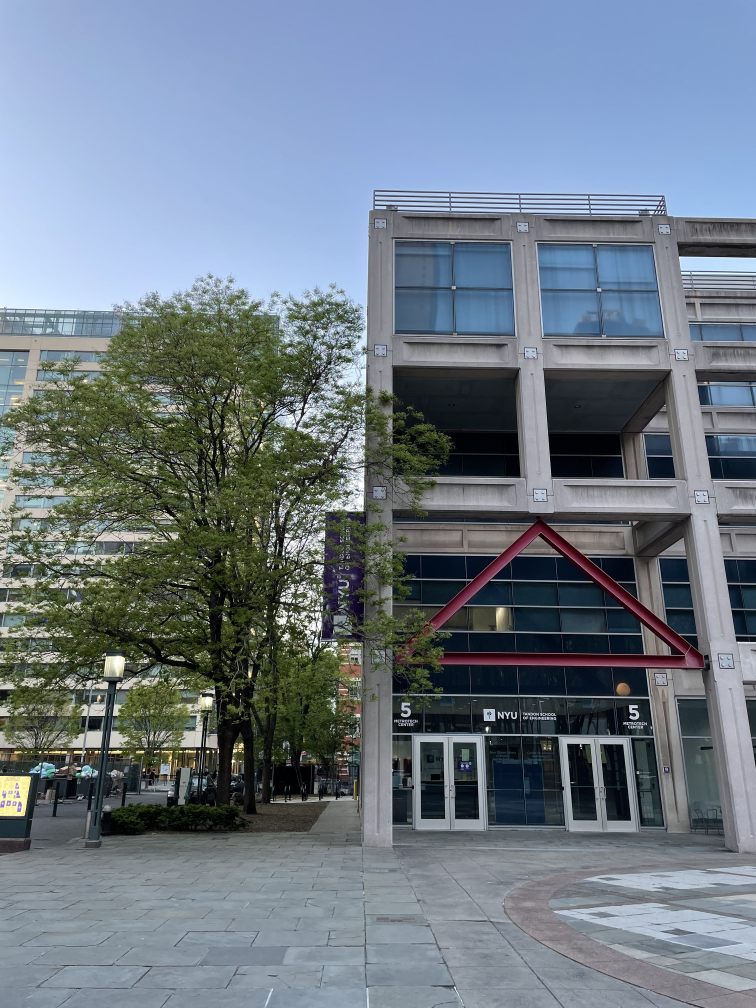
#> input picture Images/Images_1/a.jpeg, 3024 x 4032 px, found by its file name (shown at 1/4 size)
$ jupyter execute --allow-errors Spherical_Projection.ipynb   (shell and % lines are left out)
#> lines starting #> are read from the running program, lines starting #| are printed output that depends on the picture
# Functions

[cell 1]
from google.colab import drive
drive.mount('/content/drive')

[cell 2]
import numpy as np
import cv2
import matplotlib.pyplot as plt
from scipy.ndimage.filters import convolve as convolveim
import scipy.ndimage.filters as filters
import scipy.ndimage as ndimage
import math

#%matplotlib inline

[cell 3]
# Spherical Projection
# [26 lines left out: function spherical_projection, not called in this run]

[cell 4]
# [31 lines left out: function edge_delete, not called in this run]

[cell 5]
# [84 lines left out: function stitch, not called in this run]

## Another Test

[cell 6]
# 读取图片
test1 = cv2.imread('/content/drive/MyDrive/Colab Notebooks/IVP/Test6/a.jpeg',0)
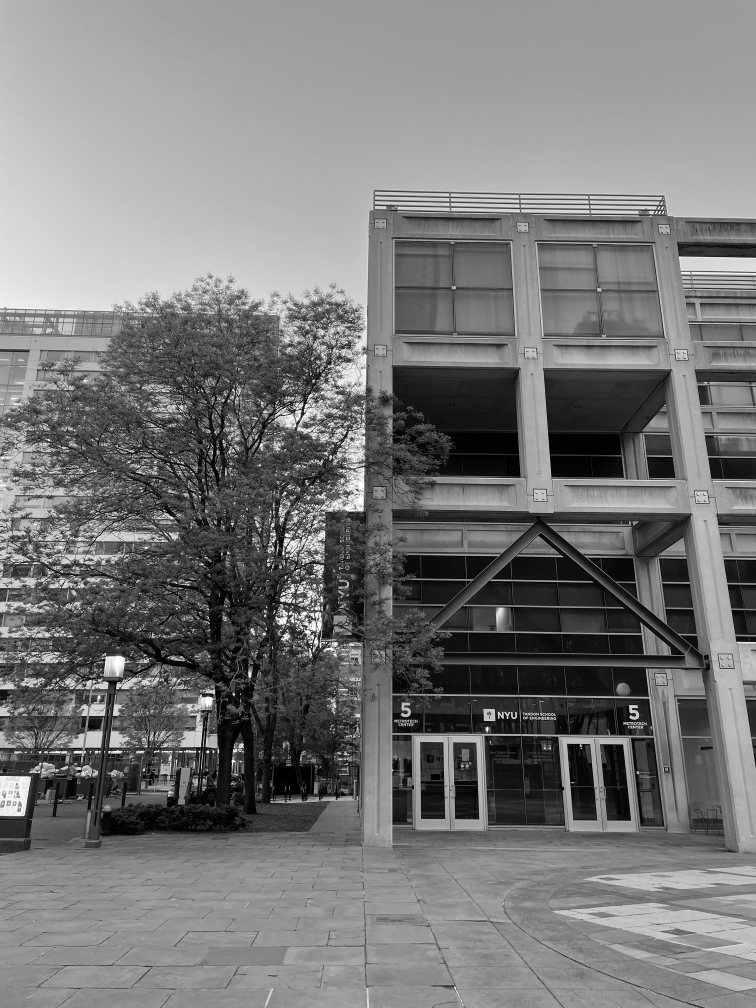
#> test1: shape (4032, 3024) (shown at 1/4 size); min 0, max 255, mean 119.7
test2 = cv2.imread('/content/drive/MyDrive/Colab Notebooks/IVP/Test6/b.jpg',0)
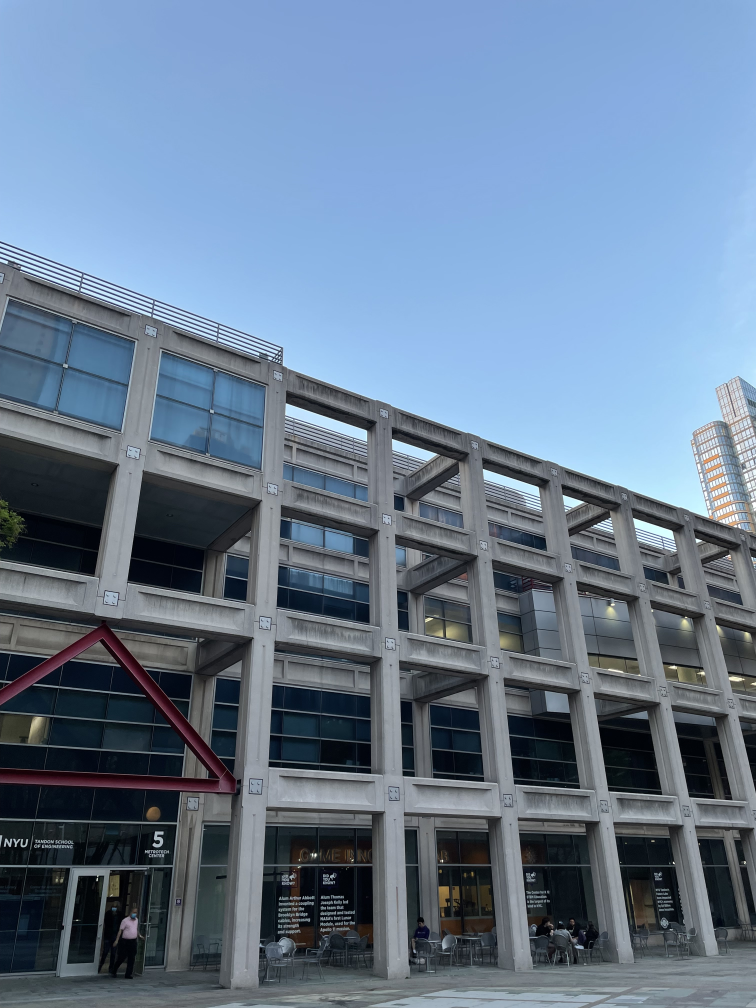
#> input picture Images/Images_1/b.jpg, 3024 x 4032 px, found by its file name (shown at 1/4 size)
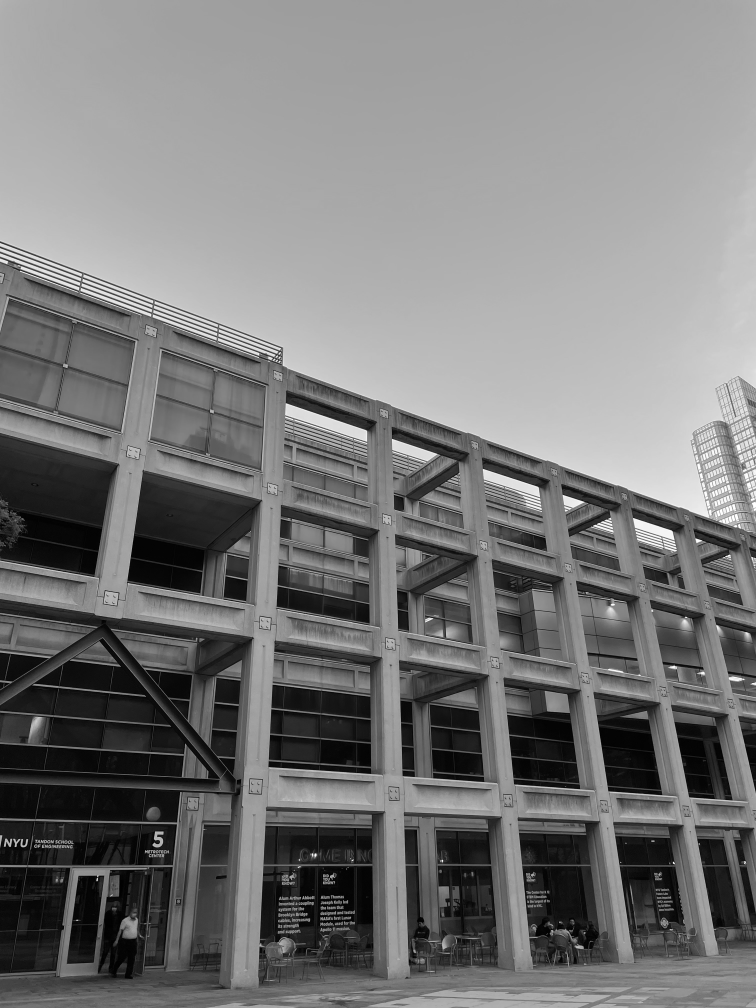
#> test2: shape (4032, 3024) (shown at 1/4 size); min 0, max 255, mean 120.6
test3 = cv2.imread('/content/drive/MyDrive/Colab Notebooks/IVP/Test6/c.jpg',0)
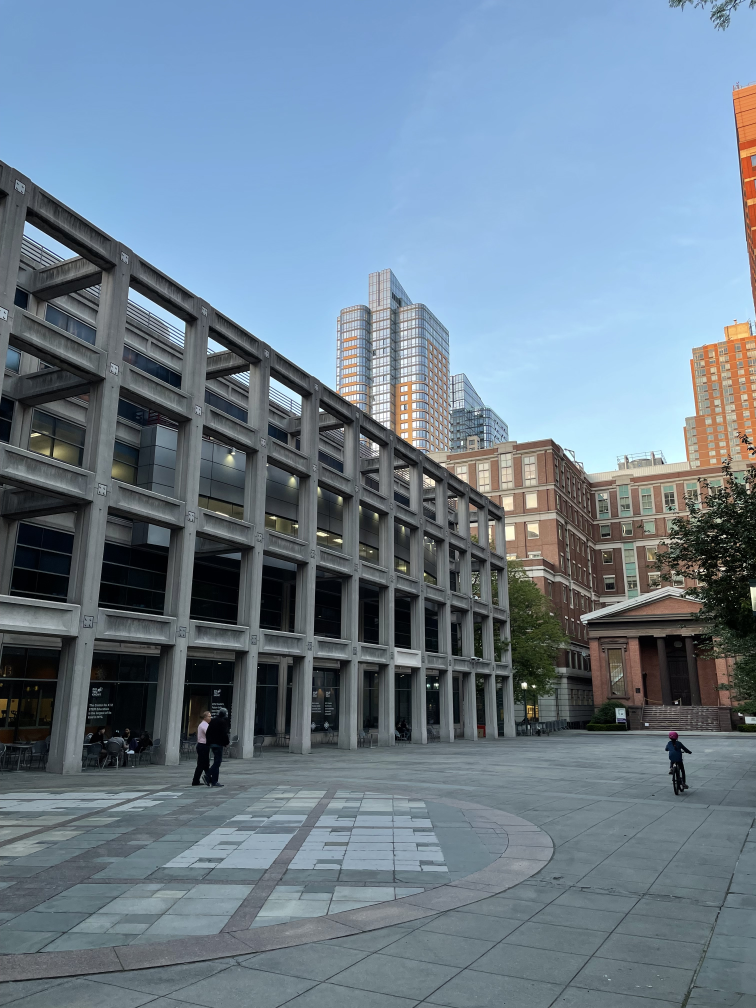
#> input picture Images/Images_1/c.jpg, 3024 x 4032 px, found by its file name (shown at 1/4 size)
#> test3: shape (4032, 3024); min 0, max 255, mean 123.6
test4 = cv2.imread('/content/drive/MyDrive/Colab Notebooks/IVP/Test6/d.jpg',0)

# Resized image to reduce computation of finding features and stitching
k = 5
height = int((test1.shape[0])/k)
#> height = 806
width = int((test1.shape[1])/k)
#> width = 604
# resize the image by resize() function of openCV library
test1 = cv2.resize(test1, (width, height), interpolation=cv2.INTER_AREA)
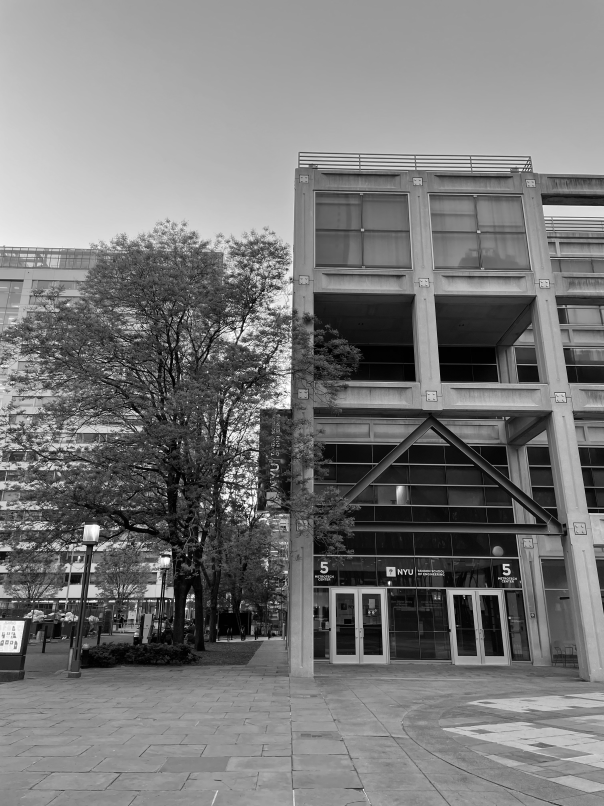
#> test1: shape (806, 604); min 0, max 255, mean 119.7
test2 = cv2.resize(test2, (width, height), interpolation=cv2.INTER_AREA)
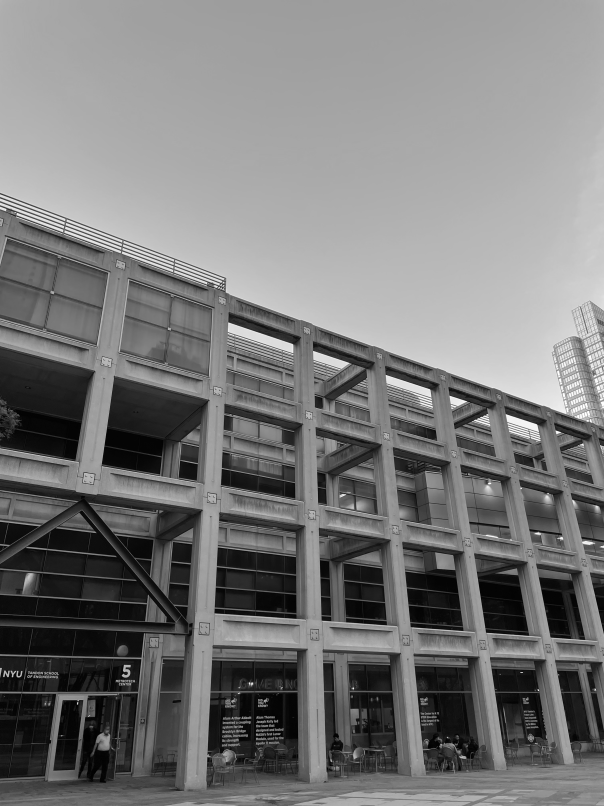
#> test2: shape (806, 604); min 1, max 255, mean 120.6
test3 = cv2.resize(test3, (width, height), interpolation=cv2.INTER_AREA)
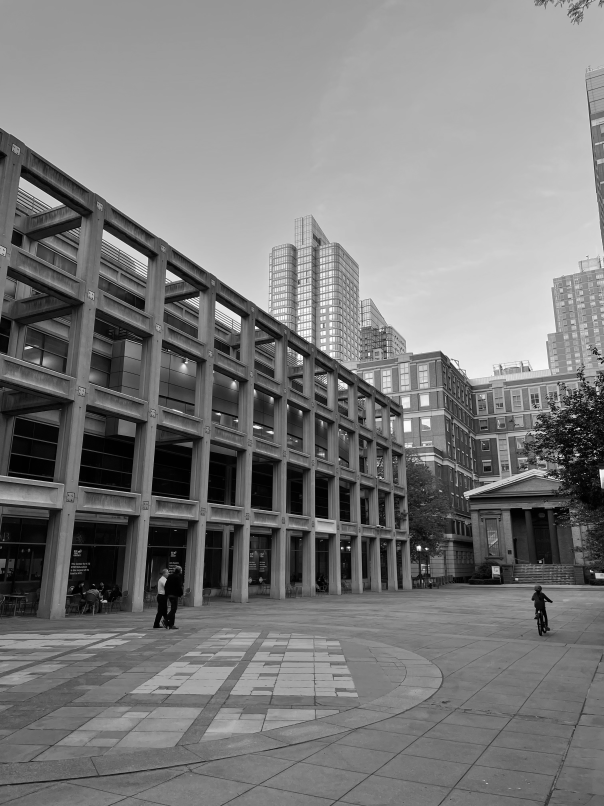
#> test3: shape (806, 604); min 0, max 255, mean 123.6
#> (the rest of this cell did not finish here and is left out)
